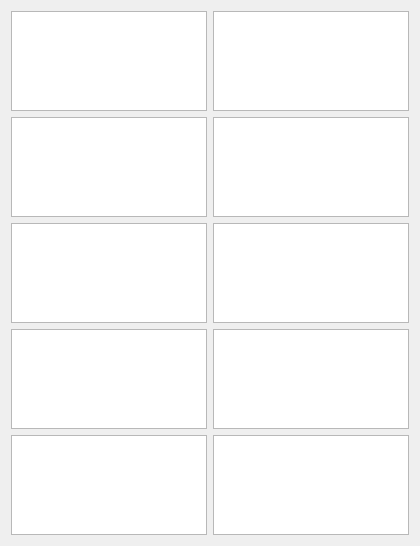
      <widget class="QWidget" name="scrollAreaWidgetContents">
       <property name="geometry">
        <rect>
         <x>0</x>
         <y>0</y>
         <width>420</width>
         <height>544</height>
        </rect>
       </property>
       <layout class="QVBoxLayout" name="verticalLayout_4">
        <item>
         <layout class="QGridLayout" name="gridLayout_5">
          <item row="2" column="1">
           <widget class="QGraphicsView" name="graphicsView"/>
          </item>
          <item row="3" column="0">
           <widget class="QGraphicsView" name="graphicsView_3">
            <property name="minimumSize">
             <size>
              <width>0</width>
              <height>100</height>
             </size>
            </property>
           </widget>
          </item>
          <item row="3" column="1">
           <widget class="QGraphicsView" name="graphicsView_4"/>
          </item>
          <item row="0" column="0">
           <widget class="QGraphicsView" name="graphicsView_5">
            <property name="minimumSize">
             <size>
              <width>0</width>
              <height>100</height>
             </size>
            </property>
           </widget>
          </item>
          <item row="0" column="1">
           <widget class="QGraphicsView" name="graphicsView_6"/>
          </item>
          <item row="1" column="0">
           <widget class="QGraphicsView" name="graphicsView_7">
            <property name="minimumSize">
             <size>
              <width>0</width>
              <height>100</height>
             </size>
            </property>
           </widget>
          </item>
          <item row="1" column="1">
           <widget class="QGraphicsView" name="graphicsView_8"/>
          </item>
          <item row="2" column="0">
           <widget class="QGraphicsView" name="graphicsView_2">
            <property name="minimumSize">
             <size>
              <width>0</width>
              <height>100</height>
             </size>
            </property>
           </widget>
          </item>
          <item row="4" column="0">
           <widget class="QGraphicsView" name="graphicsView_9">
            <property name="minimumSize">
             <size>
              <width>0</width>
              <height>100</height>
             </size>
            </property>
           </widget>
          </item>
          <item row="4" column="1">
           <widget class="QGraphicsView" name="graphicsView_10"/>
          </item>
         </layout>
        </item>
       </layout>
      </widget>
